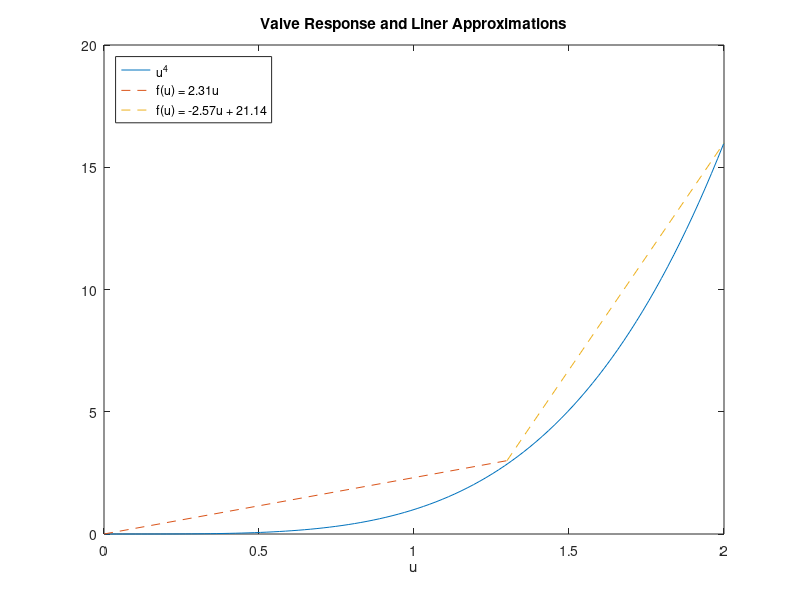

Write the MATLAB code that produced this figure.


figure()
a = linspace(0,2,100);
f_u = a.^4;
plot(a,f_u)
hold on
plot([0 1.3], [0 3], '--')
hold on
plot([1.3 2], [3 16], '--')
title('Valve Response and Liner Approximations')
xlabel('u')
legend('u^4','f(u) = 2.31u', 'f(u) = -2.57u + 21.14','location','northwest')
hold off
